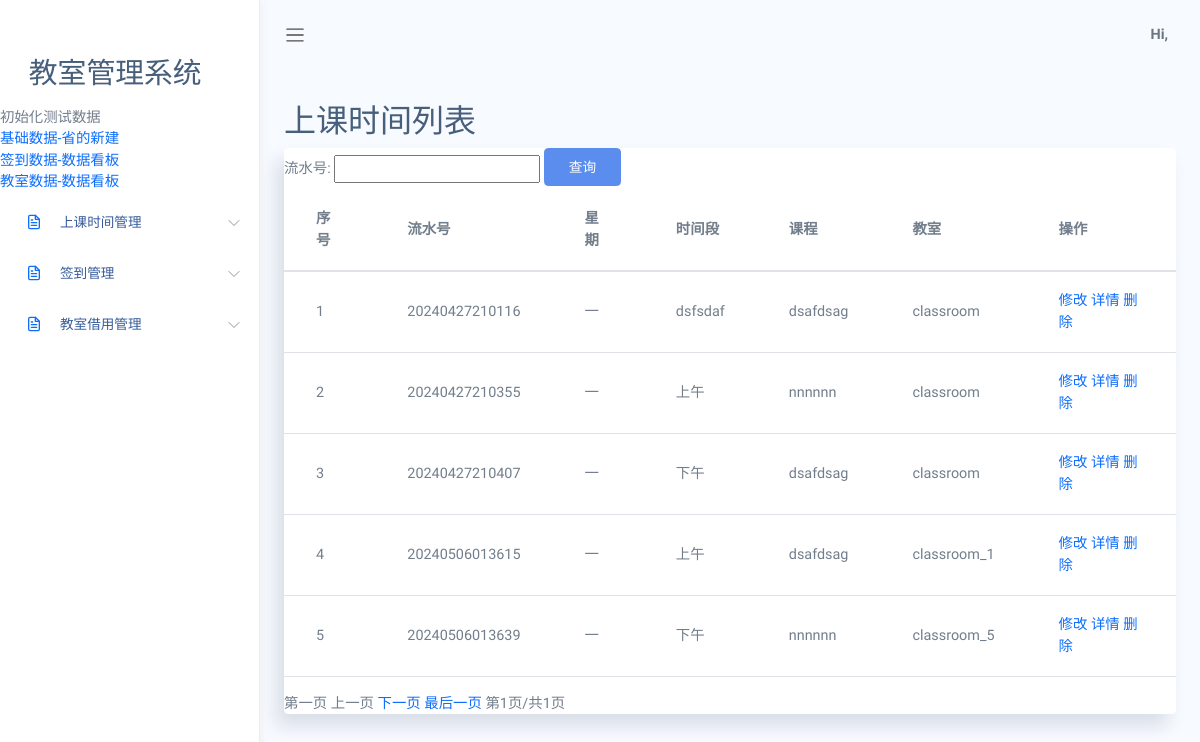
Page /sksj/sksjlist on the earlier database version.
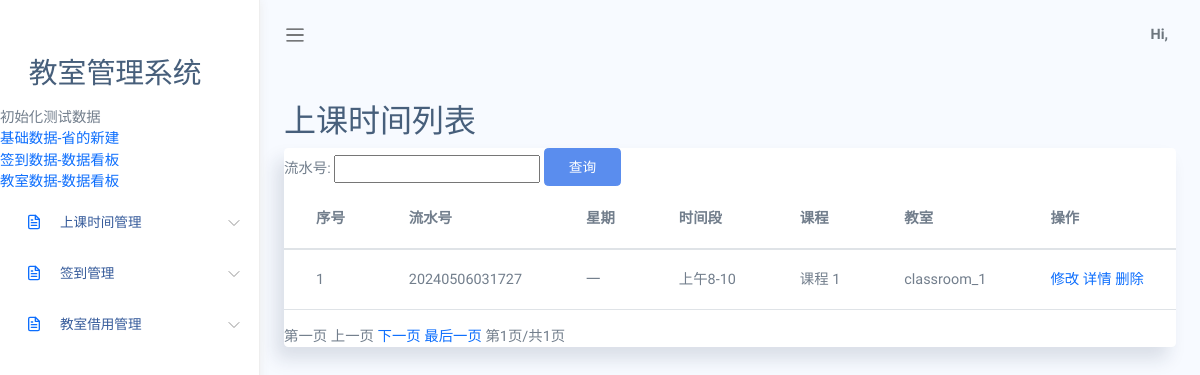
Same page on the later database version.
### app/models.py (models this page shows)
class sksj(models.Model):
    lsh=models.CharField(max_length=40)#流水号
    xq=models.CharField(max_length=40)#星期
    sjd=models.CharField(max_length=40)#时间段
    kc=models.CharField(max_length=40)#课程
    js=models.CharField(max_length=40)#教室

### app/views.py (the view)
# urls.py: path('sksj/sksjlist', views.sksjlist),
def sksjlist(request):
    print(request.method)
    global list
    if request.method == 'GET':
        lsh= request.GET.get('lsh')#流水号
        if not lsh:
            lsh = ""
        print(lsh)
        list = models.sksj.objects.filter(lsh__icontains=lsh).all()  # 获取sksj表所有的数据
    return render(request, "sksj/sksjlist.html", {'list': list})

### app/templates/sksj/sksjlist.html (shortened to what this page needs)
<!DOCTYPE html>
<html lang="en">
<head>
    <link rel="stylesheet" href="/static/assets/css/bootstrap.css">
<link rel="stylesheet" href="/static/assets/vendors/simple-datatables/style.css">
    <link rel="stylesheet" href="/static/assets/vendors/perfect-scrollbar/perfect-scrollbar.css">
    <link rel="stylesheet" href="/static/assets/css/app.css">
</head>
<body>
    <div id="app">
        <div id="sidebar" class='active'>
            <div class="sidebar-wrapper active">
   {% include "../menu.html" %}
</div>
        </div>
        <div id="main">
    {% include "../header.html" %}
<div class="main-content container-fluid">
    <div class="page-title">
        <div class="row">
            <div class="col-12 col-md-6 order-md-1 order-last">
                <h3>上课时间列表</h3>
            </div>
        </div>
    </div>
    <section class="section">
        <div class="card">
	<form name="form" method="get" action="">
            <div class="card-responsive">
					流水号:
                                  <input type="text" autocomplete="off" name="lsh" value="" class="layui-input">
                                <button class="btn btn-primary mr-1 mb-1">查询</button>
               <table class="table"  id="table1">
              <thead>
                <tr>
				<th>序号</th>
						         <th >流水号</th>
						         <th >星期</th>
						         <th >时间段</th>
						         <th >课程</th>
						         <th >教室</th>
			 <th >操作</th>
                </tr>
              </thead>
            <TBODY id="table2">
					      {% for value in list %}
						<tr>
						<td>{{ forloop.counter}}</td>
					        <td  >{{ value.lsh}}</td>
					        <td  >{{ value.xq}}</td>
					        <td  >{{ value.sjd}}</td>
					        <td  >{{ value.kc}}</td>
					        <td  >{{ value.js}}</td>
						<td >
                    <a href="/sksj/sksjmodify?id={{ value.id }}">修改</a> <a href="/sksj/sksjdetail?id={{ value.id }}">详情</a>
                    <a onClick="javascript:return confirm('您确定要删除吗？')" href="/sksj/sksjdelete?id={{ value.id }}">删除</a>
						</td>
						</tr>
                    {% endfor %}
		    </TBODY>
            </table>
	    	 <span id="spanFirst">第一页</span> <span id="spanPre">上一页</span> <span id="spanNext">下一页</span> <span id="spanLast">最后一页</span> 第<span id="spanPageNum"></span>页/共<span id="spanTotalPage"></span>页
		</form>
            </div>
        </div>
</div>
        </div>
</body>
</html>

### app/templates/menu.html (shortened to what this page needs)
<div class="sidebar-menu">
    <ul class="menu">
        <li class='sidebar-title'>
            <h2><a style="color: inherit;text-decoration: none;" href="/home">教室管理系统</a></h2>
        </li>
        <li >
            <a>初始化测试数据</a>
        </li>
        <li><a href="/init_data">基础数据-省的新建</a></li>
        <li><a href="/init_qiandao_data">签到数据-数据看板</a></li>
        <li><a href="/init_jiaoshi_data">教室数据-数据看板</a></li>
        <li class="sidebar-item  has-sub">
            <a href="#" class='sidebar-link'>
                <i data-feather="file-text" width="20"></i>
                <span>上课时间管理</span>
            </a>
        </li>
        <li class="sidebar-item  has-sub">
            <a href="#" class='sidebar-link'>
                <i data-feather="file-text" width="20"></i>
                <span>签到管理</span>
            </a>
        </li>
        <li class="sidebar-item  has-sub">
            <a href="#" class='sidebar-link'>
                <i data-feather="file-text" width="20"></i>
                <span>教室借用管理</span>
            </a>
        </li>
    </ul>
</div>

### app/templates/header.html (shortened to what this page needs)
     <nav class="navbar navbar-header navbar-expand navbar-light">
                <a class="sidebar-toggler" href="#"><span class="navbar-toggler-icon"></span></a>
                <div class="collapse navbar-collapse" id="navbarSupportedContent">
                    <ul class="navbar-nav d-flex align-items-center navbar-light ml-auto">
                        <li class="dropdown">
                            <a href="#" data-toggle="dropdown" class="nav-link dropdown-toggle nav-link-lg nav-link-user">
                                <div class="d-none d-md-block d-lg-inline-block">Hi, {{ request.session.yhm }}</div>
                            </a>
                        </li>
                    </ul>
                </div>
            </nav>

### app/static/assets/css/app.css (style rules this page uses)
* { font-family: "Raleway"; }
#app { position: relative; }
#main { margin-left: 260px; background-color: #F7FAFF; min-height: 100vh; transition: margin-left 0.6s ease-out; }
#main .main-content { padding: 2rem 1.5rem; }
#main .main-content .page-title h3 { font-size: 2rem; }
a { text-decoration: none; outline: 0; }
button { outline: 0; }
svg.feather, i { font-size: 14px; height: 1rem; }
.btn.btn-primary { color: #fff; }
.dropdown-toggle:after { color: #fff; }
#sidebar.active .sidebar-wrapper { left: 0; }
.sidebar-wrapper { width: 260px; height: 100vh; position: fixed; top: 0; z-index: 10; background-color: #fff; bottom: 0; border-right: 1px solid #eee; box-shadow: 0 0 10px #ececec; left: -260px; transition: left 0.6s ease-out; }
.sidebar-wrapper .menu { padding-left: 0; margin-top: 2rem; }
.sidebar-wrapper .menu .sidebar-title { padding: 1.5rem 1.8rem 0.5rem; font-size: 0.8rem; font-weight: 600; color: #888; text-transform: uppercase; }
.sidebar-wrapper .menu .sidebar-link { display: block; padding: 0.7rem 1.5rem; font-size: 0.85rem; display: flex; align-items: center; transition: all 0.5s; }
.sidebar-wrapper .menu .sidebar-link > span { color: #053382; font-weight: 500; margin-left: 1rem; opacity: 0.8; }
.sidebar-wrapper .menu .sidebar-item { list-style: none; margin-top: 0.5rem; position: relative; }
.sidebar-wrapper .menu .sidebar-item.has-sub .sidebar-link:after { position: absolute; color: #ccc; right: 15px; top: 12px; display: block; }
.card { box-shadow: -8px 12px 18px 0 rgba(25, 42, 70, 0.13); margin-bottom: 2.2rem; }
.navbar { height: 70px; padding: 1.5rem; }
.navbar.navbar-header li { display: flex; align-items: center; }
.navbar.navbar-header .dropdown > a { color: #6c757d; font-weight: 600; }
.navbar.navbar-header .dropdown > a:after { display: none; }
.table td, .dataTable-table td, .table thead th, .dataTable-table thead th { vertical-align: middle; }
.table thead th, .dataTable-table thead th { border-bottom: 2px solid #475F7B; }

Differences in the rows shown:
removed sksj: lsh "20240427210355", xq "一", sjd "上午", kc "nnnnnn", js "classroom"
removed sksj: lsh "20240427210407", xq "一", sjd "下午", kc "dsafdsag", js "classroom"
removed sksj: lsh "20240506013615", xq "一", sjd "上午", kc "dsafdsag", js "classroom_1"
removed sksj: lsh "20240506013639", xq "一", sjd "下午", kc "nnnnnn", js "classroom_5"
changed sksj: lsh "20240427210116" → "20240506031727"; sjd "dsfsdaf" → "上午8-10"; kc "dsafdsag" → "课程 1"; js "classroom" → "classroom_1"
